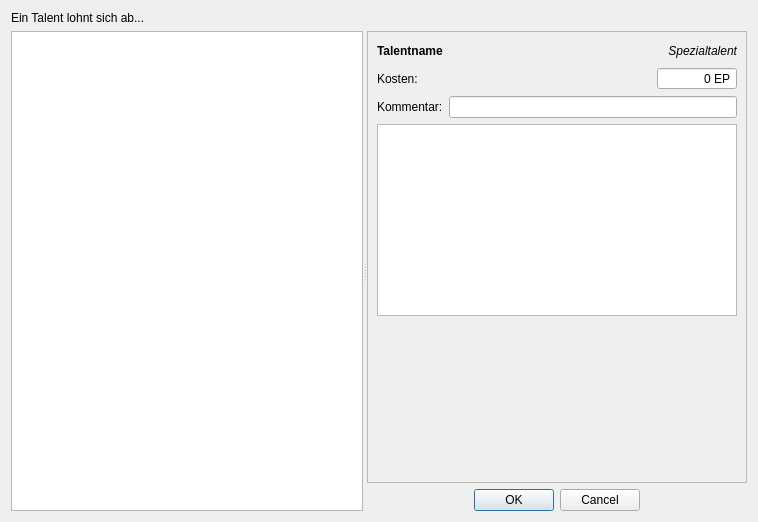
<?xml version="1.0" encoding="UTF-8"?>
<ui version="4.0">
 <class>Dialog</class>
 <widget class="QDialog" name="Dialog">
  <property name="geometry">
   <rect>
    <x>0</x>
    <y>0</y>
    <width>758</width>
    <height>522</height>
   </rect>
  </property>
  <property name="windowTitle">
   <string>Taverne - Talente wählen...</string>
  </property>
  <layout class="QGridLayout" name="gridLayout">
   <item row="1" column="0">
    <widget class="QSplitter" name="splitter">
     <property name="orientation">
      <enum>Qt::Orientation::Horizontal</enum>
     </property>
     <widget class="QListView" name="listTalente">
      <property name="sizePolicy">
       <sizepolicy hsizetype="Expanding" vsizetype="Expanding">
        <horstretch>0</horstretch>
        <verstretch>0</verstretch>
       </sizepolicy>
      </property>
     </widget>
     <widget class="QWidget" name="verticalLayoutWidget">
      <layout class="QVBoxLayout" name="verticalLayout">
       <item>
        <widget class="QScrollArea" name="scrollArea">
         <property name="minimumSize">
          <size>
           <width>0</width>
           <height>0</height>
          </size>
         </property>
         <property name="maximumSize">
          <size>
           <width>16777215</width>
           <height>16777215</height>
          </size>
         </property>
         <property name="frameShape">
          <enum>QFrame::Shape::StyledPanel</enum>
         </property>
         <property name="widgetResizable">
          <bool>true</bool>
         </property>
         <widget class="QWidget" name="scrollAreaWidgetContents">
          <property name="geometry">
           <rect>
            <x>0</x>
            <y>0</y>
            <width>379</width>
            <height>448</height>
           </rect>
          </property>
          <layout class="QGridLayout" name="gridLayout_2">
           <item row="8" column="0">
            <widget class="QLabel" name="labelKommentar">
             <property name="text">
              <string>Kommentar:</string>
             </property>
            </widget>
           </item>
           <item row="5" column="0" colspan="2">
            <widget class="QLabel" name="labelName">
             <property name="minimumSize">
              <size>
               <width>0</width>
               <height>20</height>
              </size>
             </property>
             <property name="font">
              <font>
               <bold>true</bold>
              </font>
             </property>
             <property name="text">
              <string>Talentname</string>
             </property>
             <property name="class" stdset="0">
              <string>h4</string>
             </property>
            </widget>
           </item>
           <item row="6" column="2">
            <widget class="QSpinBox" name="spinKosten">
             <property name="sizePolicy">
              <sizepolicy hsizetype="Expanding" vsizetype="Fixed">
               <horstretch>0</horstretch>
               <verstretch>0</verstretch>
              </sizepolicy>
             </property>
             <property name="maximumSize">
              <size>
               <width>80</width>
               <height>16777215</height>
              </size>
             </property>
             <property name="layoutDirection">
              <enum>Qt::LayoutDirection::LeftToRight</enum>
             </property>
             <property name="alignment">
              <set>Qt::AlignmentFlag::AlignRight|Qt::AlignmentFlag::AlignTrailing|Qt::AlignmentFlag::AlignVCenter</set>
             </property>
             <property name="readOnly">
              <bool>true</bool>
             </property>
             <property name="buttonSymbols">
              <enum>QAbstractSpinBox::ButtonSymbols::NoButtons</enum>
             </property>
             <property name="suffix">
              <string> EP</string>
             </property>
             <property name="minimum">
              <number>0</number>
             </property>
             <property name="maximum">
              <number>9999</number>
             </property>
             <property name="singleStep">
              <number>20</number>
             </property>
            </widget>
           </item>
           <item row="6" column="0">
            <widget class="QLabel" name="label_2">
             <property name="text">
              <string>Kosten:</string>
             </property>
            </widget>
           </item>
           <item row="9" column="0" colspan="3">
            <widget class="QTextBrowser" name="plainText">
             <property name="frameShape">
              <enum>QFrame::Shape::StyledPanel</enum>
             </property>
            </widget>
           </item>
           <item row="6" column="1">
            <spacer name="horizontalSpacer_2">
             <property name="orientation">
              <enum>Qt::Orientation::Horizontal</enum>
             </property>
             <property name="sizeType">
              <enum>QSizePolicy::Policy::Expanding</enum>
             </property>
             <property name="sizeHint" stdset="0">
              <size>
               <width>40</width>
               <height>20</height>
              </size>
             </property>
            </spacer>
           </item>
           <item row="8" column="1" colspan="2">
            <widget class="QLineEdit" name="textKommentar"/>
           </item>
           <item row="5" column="2">
            <widget class="QLabel" name="labelInfo">
             <property name="minimumSize">
              <size>
               <width>0</width>
               <height>18</height>
              </size>
             </property>
             <property name="font">
              <font>
               <italic>true</italic>
              </font>
             </property>
             <property name="text">
              <string>Spezialtalent</string>
             </property>
             <property name="alignment">
              <set>Qt::AlignmentFlag::AlignRight|Qt::AlignmentFlag::AlignTrailing|Qt::AlignmentFlag::AlignVCenter</set>
             </property>
             <property name="class" stdset="0">
              <string>italic</string>
             </property>
            </widget>
           </item>
           <item row="10" column="0">
            <spacer name="verticalSpacer">
             <property name="orientation">
              <enum>Qt::Orientation::Vertical</enum>
             </property>
             <property name="sizeHint" stdset="0">
              <size>
               <width>20</width>
               <height>40</height>
              </size>
             </property>
            </spacer>
           </item>
          </layout>
         </widget>
        </widget>
       </item>
       <item>
        <widget class="QDialogButtonBox" name="buttonBox">
         <property name="maximumSize">
          <size>
           <width>16777215</width>
           <height>16777215</height>
          </size>
         </property>
         <property name="orientation">
          <enum>Qt::Orientation::Horizontal</enum>
         </property>
         <property name="standardButtons">
          <set>QDialogButtonBox::StandardButton::Cancel|QDialogButtonBox::StandardButton::Ok</set>
         </property>
         <property name="centerButtons">
          <bool>true</bool>
         </property>
        </widget>
       </item>
      </layout>
     </widget>
    </widget>
   </item>
   <item row="0" column="0">
    <widget class="QLabel" name="labelTip">
     <property name="sizePolicy">
      <sizepolicy hsizetype="Preferred" vsizetype="Fixed">
       <horstretch>0</horstretch>
       <verstretch>0</verstretch>
      </sizepolicy>
     </property>
     <property name="text">
      <string>Ein Talent lohnt sich ab...</string>
     </property>
    </widget>
   </item>
  </layout>
 </widget>
 <tabstops>
  <tabstop>listTalente</tabstop>
  <tabstop>scrollArea</tabstop>
  <tabstop>textKommentar</tabstop>
  <tabstop>plainText</tabstop>
 </tabstops>
 <resources/>
 <connections>
  <connection>
   <sender>buttonBox</sender>
   <signal>accepted()</signal>
   <receiver>Dialog</receiver>
   <slot>accept()</slot>
   <hints>
    <hint type="sourcelabel">
     <x>248</x>
     <y>254</y>
    </hint>
    <hint type="destinationlabel">
     <x>157</x>
     <y>274</y>
    </hint>
   </hints>
  </connection>
  <connection>
   <sender>buttonBox</sender>
   <signal>rejected()</signal>
   <receiver>Dialog</receiver>
   <slot>reject()</slot>
   <hints>
    <hint type="sourcelabel">
     <x>316</x>
     <y>260</y>
    </hint>
    <hint type="destinationlabel">
     <x>286</x>
     <y>274</y>
    </hint>
   </hints>
  </connection>
 </connections>
</ui>
